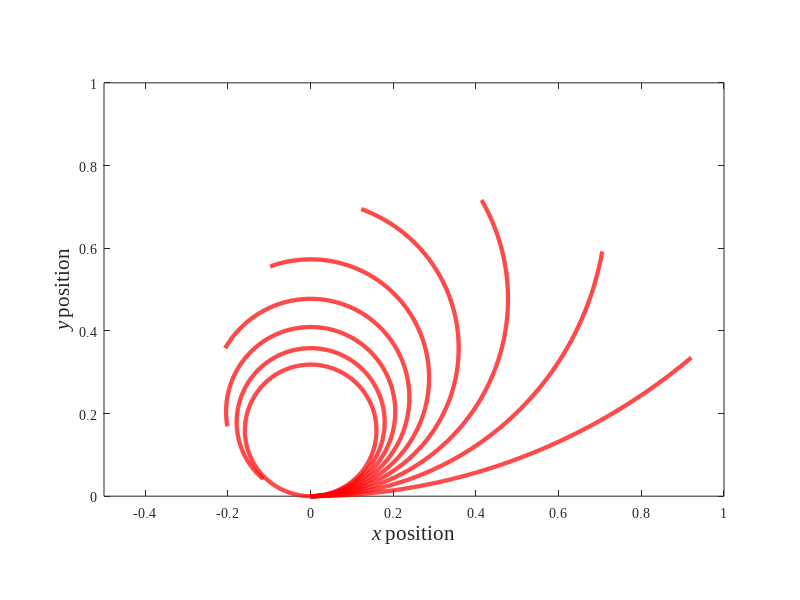
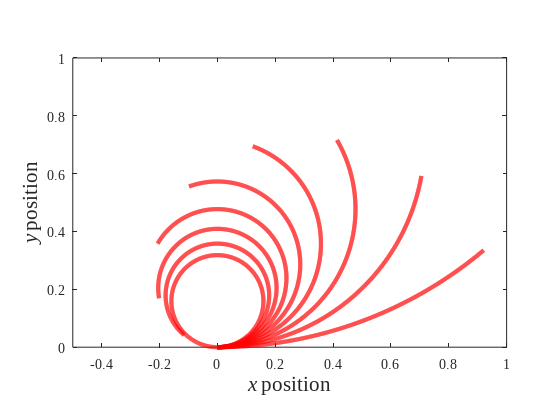
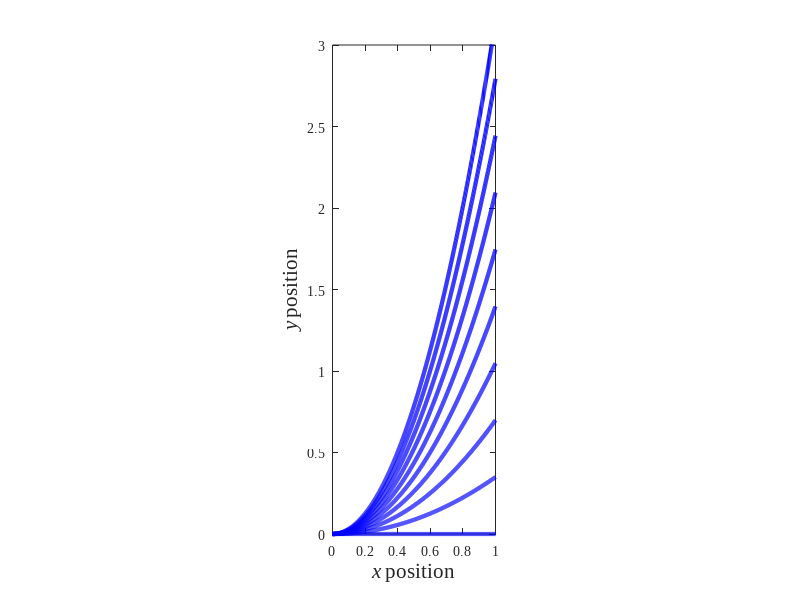
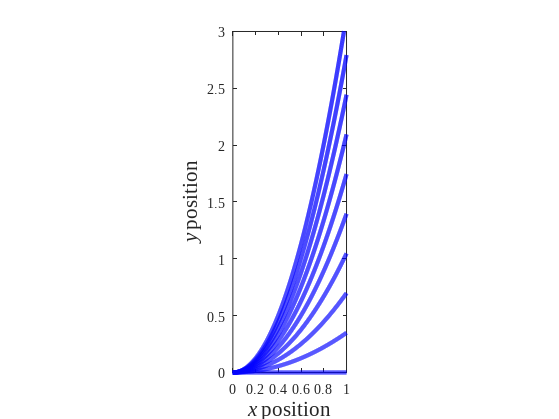

Source code (MATLAB) for these figures, in order:
clc
clear all
close all hidden

%% delete
delete( '*.asv')

%% parameters

m0_vec = linspace( 0, 2*pi, 10);
s_vec = linspace( 0, 1, 1000);
m0_vec2 = linspace( 0, pi/4, 10);

%% beam model


%%[0] Elastica beam
r_x = @( s, m_0)( (1./m_0.')*ones(1,length( s)).*sin( m_0.'*s) );
r_y = @( s, m_0)( (1./m_0.')*ones(1,length( s)).*(1 - cos( m_0.'*s)) );

%%[1] Linear beam
r_x_L = @( s, m_0)( s );
r_y_L = @( s, m_0)( m_0.'/2*s.^2 ); 



%% plot

i_ax = 1;


h_fig(1) = figure(1);
h_ax(i_ax) = axes( 'Parent', h_fig(1));

plot( h_ax(i_ax), r_x( s_vec, m0_vec).', r_y( s_vec, m0_vec).', 'r', 'LineWidth', 3)
axis( h_ax(i_ax), 'equal')
xlim( h_ax(i_ax), [ -0.5 1])
ylim( h_ax(i_ax), [ 0 1])
xlabel( h_ax(i_ax), '{\itx} position', 'FontSize', 15, 'FontName', 'Times New Roman')
ylabel( h_ax(i_ax), '{\ity} position', 'FontSize', 15, 'FontName', 'Times New Roman')

set( h_ax(i_ax), 'FontName', 'Times New Roman')



i_ax = i_ax + 1;

h_fig(2) = figure(2);
h_ax(i_ax) = axes( 'Parent', h_fig(2));

plot( h_ax(i_ax), r_x_L( s_vec, m0_vec).', r_y_L( s_vec, m0_vec).', 'b', 'LineWidth', 3)
axis( h_ax(i_ax), 'equal')
xlim( h_ax(i_ax), [ 0 1])
ylim( h_ax(i_ax), [ 0 3])
xlabel( h_ax(i_ax), '{\itx} position', 'FontSize', 15, 'FontName', 'Times New Roman')
ylabel( h_ax(i_ax), '{\ity} position', 'FontSize', 15, 'FontName', 'Times New Roman')

set( h_ax(i_ax), 'FontName', 'Times New Roman')



i_ax = i_ax + 1;



h_fig(3) = figure(3);
h_ax(i_ax) = axes( 'Parent', h_fig(3));

plot( h_ax(i_ax), r_x( s_vec, m0_vec2).', r_y( s_vec, m0_vec2).', 'r-', r_x_L( s_vec, m0_vec2).', r_y_L( s_vec, m0_vec2).', 'b--', 'LineWidth', 2)
axis( h_ax(i_ax), 'equal')
xlim( h_ax(i_ax), [ 0 1])
ylim( h_ax(i_ax), [ 0 0.5])
xlabel( h_ax(i_ax), '{\itx} position', 'FontSize', 15, 'FontName', 'Times New Roman')
ylabel( h_ax(i_ax), '{\ity} position', 'FontSize', 15, 'FontName', 'Times New Roman')

set( h_ax(i_ax), 'FontName', 'Times New Roman')


%% save

fig_name = { 'Elastica', 'Linear', 'Comparisons'};

for ii=1:length( fig_name)
   
    saveas( h_fig(ii), [ './fig/', fig_name{ii}, '.fig'])
    set( h_fig(ii), 'PaperPositionMode', 'auto')
    fig_pos = get( h_fig(ii), 'PaperPosition');
    set( h_fig(ii), 'Papersize', [fig_pos(3) fig_pos(4)]);
    saveas( h_fig(ii), [ './fig/', fig_name{ii}, '.pdf'])
end

